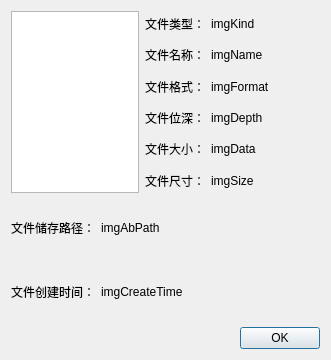
<?xml version="1.0" encoding="UTF-8"?>
<ui version="4.0">
 <class>imgInfoDialog</class>
 <widget class="QDialog" name="imgInfoDialog">
  <property name="geometry">
   <rect>
    <x>0</x>
    <y>0</y>
    <width>331</width>
    <height>360</height>
   </rect>
  </property>
  <property name="sizePolicy">
   <sizepolicy hsizetype="Expanding" vsizetype="Expanding">
    <horstretch>0</horstretch>
    <verstretch>0</verstretch>
   </sizepolicy>
  </property>
  <property name="minimumSize">
   <size>
    <width>0</width>
    <height>0</height>
   </size>
  </property>
  <property name="windowTitle">
   <string>图像信息</string>
  </property>
  <layout class="QVBoxLayout" name="verticalLayout_2">
   <item>
    <layout class="QHBoxLayout" name="horizontalLayout_9" stretch="0,1">
     <item>
      <widget class="QGraphicsView" name="graphicsView">
       <property name="sizePolicy">
        <sizepolicy hsizetype="Minimum" vsizetype="Minimum">
         <horstretch>0</horstretch>
         <verstretch>0</verstretch>
        </sizepolicy>
       </property>
       <property name="minimumSize">
        <size>
         <width>128</width>
         <height>182</height>
        </size>
       </property>
       <property name="maximumSize">
        <size>
         <width>128</width>
         <height>182</height>
        </size>
       </property>
      </widget>
     </item>
     <item>
      <layout class="QVBoxLayout" name="verticalLayout">
       <item>
        <layout class="QHBoxLayout" name="horizontalLayout" stretch="0,1">
         <item>
          <widget class="QLabel" name="label_7">
           <property name="text">
            <string>文件类型：</string>
           </property>
          </widget>
         </item>
         <item>
          <widget class="QLabel" name="lab_imgKind">
           <property name="text">
            <string>imgKind</string>
           </property>
          </widget>
         </item>
        </layout>
       </item>
       <item>
        <layout class="QHBoxLayout" name="horizontalLayout_2" stretch="0,1">
         <item>
          <widget class="QLabel" name="label">
           <property name="text">
            <string>文件名称：</string>
           </property>
          </widget>
         </item>
         <item>
          <widget class="QLabel" name="lab_imgName">
           <property name="text">
            <string>imgName</string>
           </property>
          </widget>
         </item>
        </layout>
       </item>
       <item>
        <layout class="QHBoxLayout" name="horizontalLayout_3" stretch="0,1">
         <item>
          <widget class="QLabel" name="label_2">
           <property name="text">
            <string>文件格式：</string>
           </property>
          </widget>
         </item>
         <item>
          <widget class="QLabel" name="lab_imgFormat">
           <property name="text">
            <string>imgFormat</string>
           </property>
          </widget>
         </item>
        </layout>
       </item>
       <item>
        <layout class="QHBoxLayout" name="horizontalLayout_4" stretch="0,1">
         <item>
          <widget class="QLabel" name="label_11">
           <property name="text">
            <string>文件位深：</string>
           </property>
          </widget>
         </item>
         <item>
          <widget class="QLabel" name="lab_imgDepth">
           <property name="text">
            <string>imgDepth</string>
           </property>
          </widget>
         </item>
        </layout>
       </item>
       <item>
        <layout class="QHBoxLayout" name="horizontalLayout_5" stretch="0,1">
         <item>
          <widget class="QLabel" name="label_13">
           <property name="text">
            <string>文件大小：</string>
           </property>
          </widget>
         </item>
         <item>
          <widget class="QLabel" name="lab_imgData">
           <property name="text">
            <string>imgData</string>
           </property>
          </widget>
         </item>
        </layout>
       </item>
       <item>
        <layout class="QHBoxLayout" name="horizontalLayout_6" stretch="0,1">
         <item>
          <widget class="QLabel" name="label_15">
           <property name="text">
            <string>文件尺寸：</string>
           </property>
          </widget>
         </item>
         <item>
          <widget class="QLabel" name="lab_imgSize">
           <property name="text">
            <string>imgSize</string>
           </property>
          </widget>
         </item>
        </layout>
       </item>
      </layout>
     </item>
    </layout>
   </item>
   <item>
    <layout class="QHBoxLayout" name="horizontalLayout_7" stretch="0,1">
     <item>
      <widget class="QLabel" name="label_3">
       <property name="text">
        <string>文件储存路径：</string>
       </property>
      </widget>
     </item>
     <item>
      <widget class="QLabel" name="lab_imgAbPath">
       <property name="text">
        <string>imgAbPath</string>
       </property>
      </widget>
     </item>
    </layout>
   </item>
   <item>
    <layout class="QHBoxLayout" name="horizontalLayout_8" stretch="0,1">
     <item>
      <widget class="QLabel" name="label_9">
       <property name="text">
        <string>文件创建时间：</string>
       </property>
      </widget>
     </item>
     <item>
      <widget class="QLabel" name="lab_imgCreateTime">
       <property name="text">
        <string>imgCreateTime</string>
       </property>
      </widget>
     </item>
    </layout>
   </item>
   <item>
    <widget class="QDialogButtonBox" name="buttonBox">
     <property name="orientation">
      <enum>Qt::Horizontal</enum>
     </property>
     <property name="standardButtons">
      <set>QDialogButtonBox::Ok</set>
     </property>
    </widget>
   </item>
  </layout>
 </widget>
 <resources/>
 <connections>
  <connection>
   <sender>buttonBox</sender>
   <signal>accepted()</signal>
   <receiver>imgInfoDialog</receiver>
   <slot>accept()</slot>
   <hints>
    <hint type="sourcelabel">
     <x>248</x>
     <y>254</y>
    </hint>
    <hint type="destinationlabel">
     <x>157</x>
     <y>274</y>
    </hint>
   </hints>
  </connection>
  <connection>
   <sender>buttonBox</sender>
   <signal>rejected()</signal>
   <receiver>imgInfoDialog</receiver>
   <slot>reject()</slot>
   <hints>
    <hint type="sourcelabel">
     <x>316</x>
     <y>260</y>
    </hint>
    <hint type="destinationlabel">
     <x>286</x>
     <y>274</y>
    </hint>
   </hints>
  </connection>
 </connections>
</ui>
